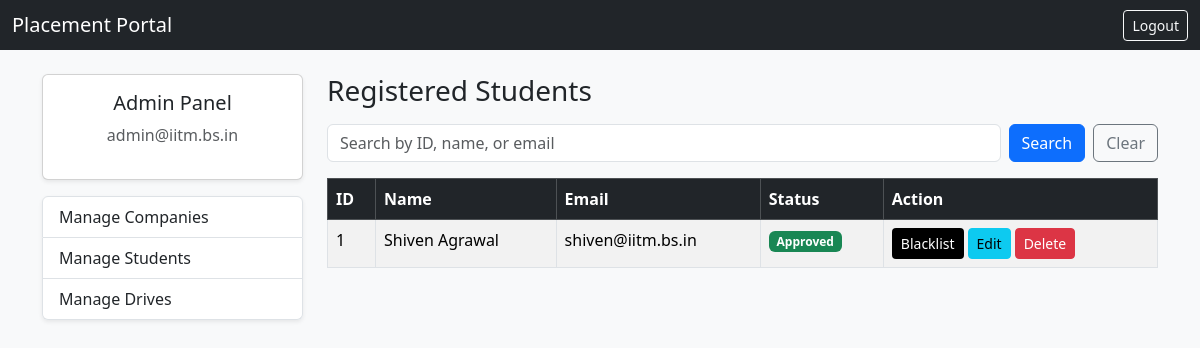
Page /admin/students (signed in) on the earlier database version.
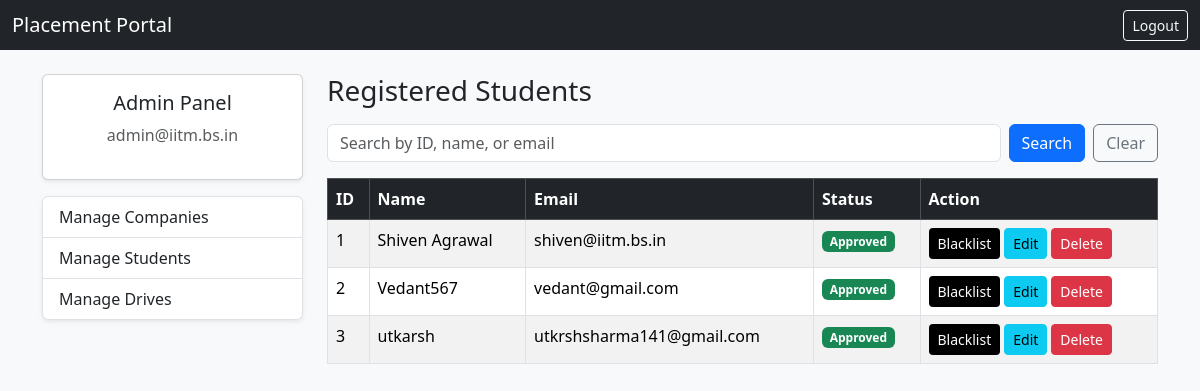
Same page on the later database version.
### dp.py (models this page shows)
class Student(db.Model):
    __tablename__ = "students"
    id = db.Column(db.Integer, primary_key=True)
    user_id = db.Column(
        db.Integer, db.ForeignKey("users.id"), nullable=False
    )
    name = db.Column(db.String(100), nullable=False)
    status = db.Column(db.String(20), default="Pending")
    blacklisted = db.Column(db.Boolean, default=False)

class User(UserMixin, db.Model):
    __tablename__ = "users"
    id = db.Column(db.Integer, primary_key=True)
    email = db.Column(db.String(120), unique=True, nullable=False)
    password = db.Column(db.String(200), nullable=False)
    role = db.Column(db.String(20), nullable=False)
    student_profile = db.relationship(
        "Student", backref="user"
    )
    company_profile = db.relationship(
        "Company", backref="user"
    )

### app.py (the view, shortened to what this page needs)
@app.route("/admin/students")
@login_required
def admin_students():
    if current_user.role != "admin":
        abort(403)
    search_query = request.args.get("q", "").strip()
    query = Student.query.join(User, Student.user_id == User.id)
    students = query.order_by(Student.name.asc()).all()
    return render_template(
        "admin_student.html",
        students=students,
        search_query=search_query
    )

### app.py (called while the page is built)
@login_manager.user_loader
def load_user(user_id):
    return User.query.get(int(user_id))

### templates/admin_student.html (shortened to what this page needs)
{% extends "admin.html" %}
{% block admin_content %}
<h3 class="mb-3">Registered Students</h3>
<form method="GET" action="/admin/students" class="d-flex gap-2 mb-3">
    <input
        type="text"
        name="q"
        value="{{ search_query if search_query else '' }}"
        class="form-control"
        placeholder="Search by ID, name, or email">
    <button class="btn btn-primary" type="submit">Search</button>
    <a href="/admin/students" class="btn btn-outline-secondary">Clear</a>
</form>
<table class="table table-bordered table-striped">
    <thead class="table-dark">
        <tr>
            <th>ID</th>
            <th>Name</th>
            <th>Email</th>
            <th>Status</th>
            <th>Action</th>
        </tr>
    </thead>
    <tbody>
        {% for student in students %}
        <tr>
            <td>{{ student.id }}</td>
            <td>{{ student.name }}</td>
            <td>{{ student.user.email }}</td>
            <td>
                {% if student.status == "Pending" %}
                <span class="badge bg-warning">Pending</span>
                {% elif student.status == "Approved" %}
                <span class="badge bg-success">Approved</span>
                {% elif student.status == "Rejected" %}
                <span class="badge bg-danger">Rejected</span>
                {% elif student.blacklisted %}
                <span class="badge bg-black">Blacklisted</span>
                {% endif %}
            </td>
            <td>
                <div class="d-flex flex-row gap-1">
                {% if student.status == "Pending" %}
                <form method="POST" action="/admin/students/approve/{{ student.id }}">
                    <button class="btn btn-sm btn-success">
                        Approve
                    </button>
                </form>
                <form method="POST" action="/admin/students/reject/{{ student.id }}">
                    <button class="btn btn-sm btn-outline-danger">
                        Reject
                    </button>
                </form>
                {% elif student.status == "Approved" %}
                <form method="POST" action="/admin/students/blacklist/{{ student.id }}">
                    <button class="btn btn-sm bg-black text-white">
                        Blacklist
                    </button>
                </form>
                {% elif student.blacklisted %}
                <form method="POST" action="/admin/students/unblacklist/{{ student.id }}">
                    <button class="btn btn-sm btn-secondary">
                        Unblacklist
                    </button>
                </form>
                {% elif student.status == "Rejected" %}
                <form method="POST" action="/admin/students/approve/{{ student.id }}">
                    <button class="btn btn-sm btn-success">
                        Approve
                    </button>
                </form>
                {% endif %}
                <a href="/admin/students/edit/{{ student.id }}" class="btn btn-sm btn-info">
                    Edit
                </a>
                <form method="POST" action="/admin/students/delete/{{ student.id }}">
                    <button class="btn btn-sm btn-danger"
                            onclick="return confirm('Delete this student and all their applications?');">
                        Delete
                    </button>
                </form>
                </div>
            </td>
        </tr>
        {% endfor %}
    </tbody>
</table>
{% endblock %}

Differences in the rows shown:
added Student: id "2", name "Vedant567", user.email "vedant@gmail.com", status "Approved"
added Student: id "3", name "utkarsh", user.email "utkrshsharma141@gmail.com", status "Approved"
